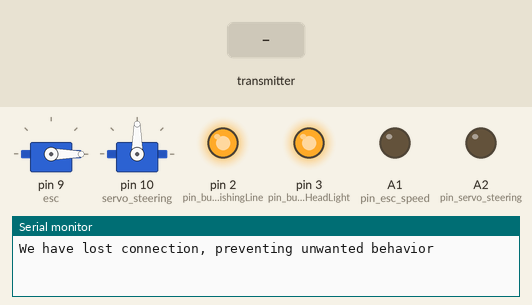
The sketch below on a simulated Arduino Uno, built with avr-gcc and run on an emulated ATmega328P. Shown: 2 × servo, output pins drawn as LEDs (lit = HIGH), the last lines printed to the serial monitor. The test bench sets the inputs (shaded band). No radio packets arrive unless stated.

Above: at 1.2 s.
1.3 s: the transmitter starts sending speed_boat = 0
At 1.6 s:
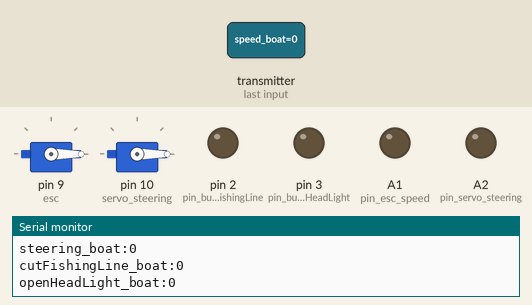
2.8 s: the transmitter starts sending steering_boat = 256
At 4.0 s:
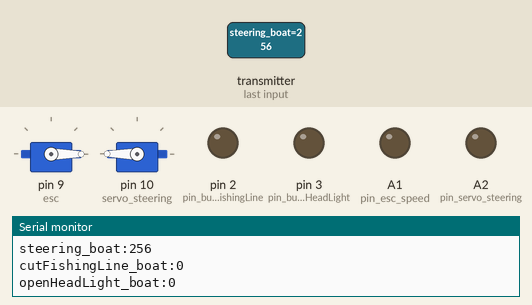
4.3 s: the transmitter starts sending cutFishingLine_boat = 1
At 5.3 s:
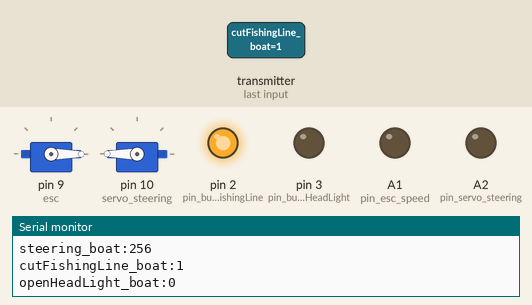
5.8 s: the transmitter starts sending openHeadLight_boat = 1
At 6.5 s:
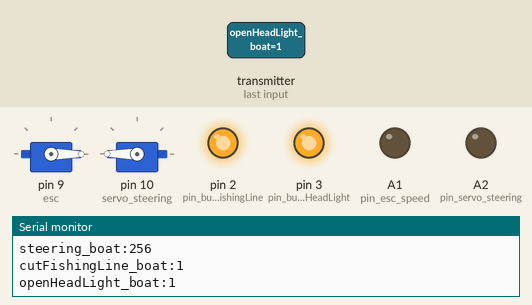
7.3 s: the transmitter starts sending speed_boat = 256
At 7.7 s:
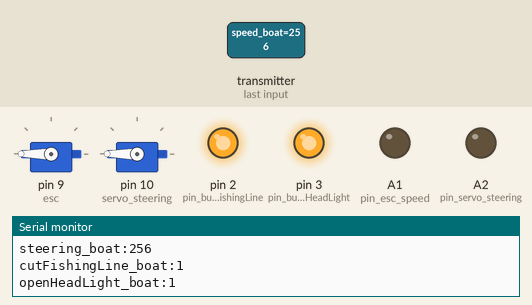
8.8 s: the transmitter starts sending steering_boat = 512
At 10.0 s:
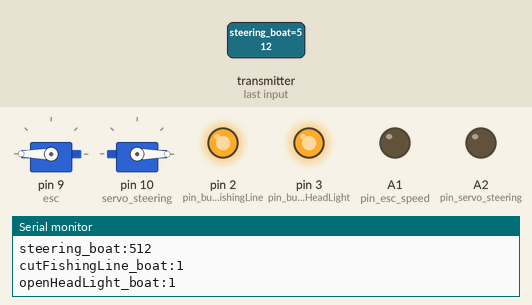
Timing chart, 0 to 11.3 s (numbered marks = the images above; inputs shaded):
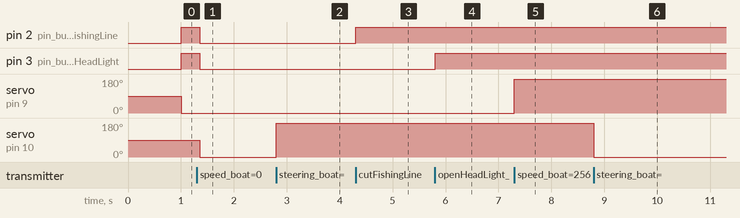

Measured:
- after the input at 1.3 s, pin 2 (pin_button_cutFishingLine), pin 3 (pin_button_openHeadLight): HIGH → LOW after 0.06 s; servo on pin 10 (servo_steering): 90° → 0° after 0.06 s
- after the input at 2.8 s, servo on pin 10 (servo_steering): 0° → 180° at once
- after the input at 4.3 s, pin 2 (pin_button_cutFishingLine): LOW → HIGH at once
- after the input at 5.8 s, pin 3 (pin_button_openHeadLight): LOW → HIGH at once
- after the input at 7.3 s, servo on pin 9 (esc): 0° → 180° at once
- after the input at 8.8 s, servo on pin 10 (servo_steering): 180° → 0° at once

The sketch:

receiver_boat.ino
```cpp
#include "SPI.h"
#include "RF24.h"
#include "nRF24L01.h"
#include <Servo.h>

#define CE_PIN 9
#define CSN_PIN 10
#define INTERVAL_MS_SIGNAL_LOST 1000
#define INTERVAL_MS_SIGNAL_RETRY 250

Servo esc;
Servo servo_steering;

//Define pins
const int pin_esc_speed = A1;
const int pin_servo_steering = A2;
const int pin_button_cutFishingLine = 2;
const int pin_button_openHeadLight = 3;

RF24 radio(CE_PIN, CSN_PIN);
const byte address[6] = {'T','T','1','0','0','0'};
//NRF24L01 buffer limit is 32 bytes (max struct size)
struct payload
{
  int speed_boat;
  int steering_boat;
  bool cutFishingLine_boat;
  bool openHeadLight_boat;
};
payload data2send_rf;
unsigned long lastSignalMillis = 0;

void setup()
{
  //Attach the ESC and Servo pins and its min max pulse widths;
  esc.attach(9,1000,2000); // (pin, min pulse width, max pulse width in microseconds)
  servo_steering.attach(10,1000,2000); // (pin, min pulse width, max pulse width in microseconds)

  //Define pins mode
  pinMode (pin_esc_speed, OUTPUT);
  pinMode (pin_servo_steering, OUTPUT);
  pinMode (pin_button_cutFishingLine, OUTPUT);
  pinMode (pin_button_openHeadLight, OUTPUT);

  Serial.begin(115200);
  delay(10);
  initializeCommunicationAsReceiver();
}
void loop()
{
  unsigned long currentMillis = millis();
  if (radio.available() > 0)
  {
    radio.read(&data2send_rf, sizeof(data2send_rf));

    esc.write(data2send_rf.speed_boat);
    servo_steering.write(data2send_rf.steering_boat);
    digitalWrite(pin_button_cutFishingLine, data2send_rf.cutFishingLine_boat);
    digitalWrite(pin_button_openHeadLight, data2send_rf.openHeadLight_boat);

    Serial.println("Received");
    Serial.print("speed_boat:");
    Serial.println(data2send_rf.speed_boat);
    Serial.print("steering_boat:");
    Serial.println(data2send_rf.steering_boat);
    Serial.print("cutFishingLine_boat:");
    Serial.println(data2send_rf.cutFishingLine_boat);
    Serial.print("openHeadLight_boat:");
    Serial.println(data2send_rf.openHeadLight_boat);
    lastSignalMillis = currentMillis;
  }
  if (currentMillis - lastSignalMillis > INTERVAL_MS_SIGNAL_LOST)
  {
    lostConnection();
  }
}
void lostConnection()
{
  Serial.println("We have lost connection, preventing unwanted behavior");

  esc.write(0);
  servo_steering.write(90);
  digitalWrite(pin_button_cutFishingLine, HIGH);
  digitalWrite(pin_button_openHeadLight, HIGH);

  if (radio.failureDetected = true)
  {
    initializeCommunicationAsReceiver();
    radio.failureDetected = 0;           // Reset the detection value
    delay(100);
  }
  delay(INTERVAL_MS_SIGNAL_RETRY);
}
void initializeCommunicationAsReceiver()
{
  radio.begin();
  //Append ACK packet from the receiving radio back to the transmitting radio
  radio.setAutoAck(false); //(true|false)
  //Set the transmission datarate
  radio.setDataRate(RF24_250KBPS); //(RF24_250KBPS|RF24_1MBPS|RF24_2MBPS)
  //Greater level = more consumption = longer distance
  radio.setPALevel(RF24_PA_MAX); //(RF24_PA_MIN|RF24_PA_LOW|RF24_PA_HIGH|RF24_PA_MAX)
  //Default value is the maximum 32 bytes1
  radio.setPayloadSize(sizeof(data2send_rf));
  //Act as receiver
  radio.openReadingPipe(0, address);
  radio.startListening();
}
```
